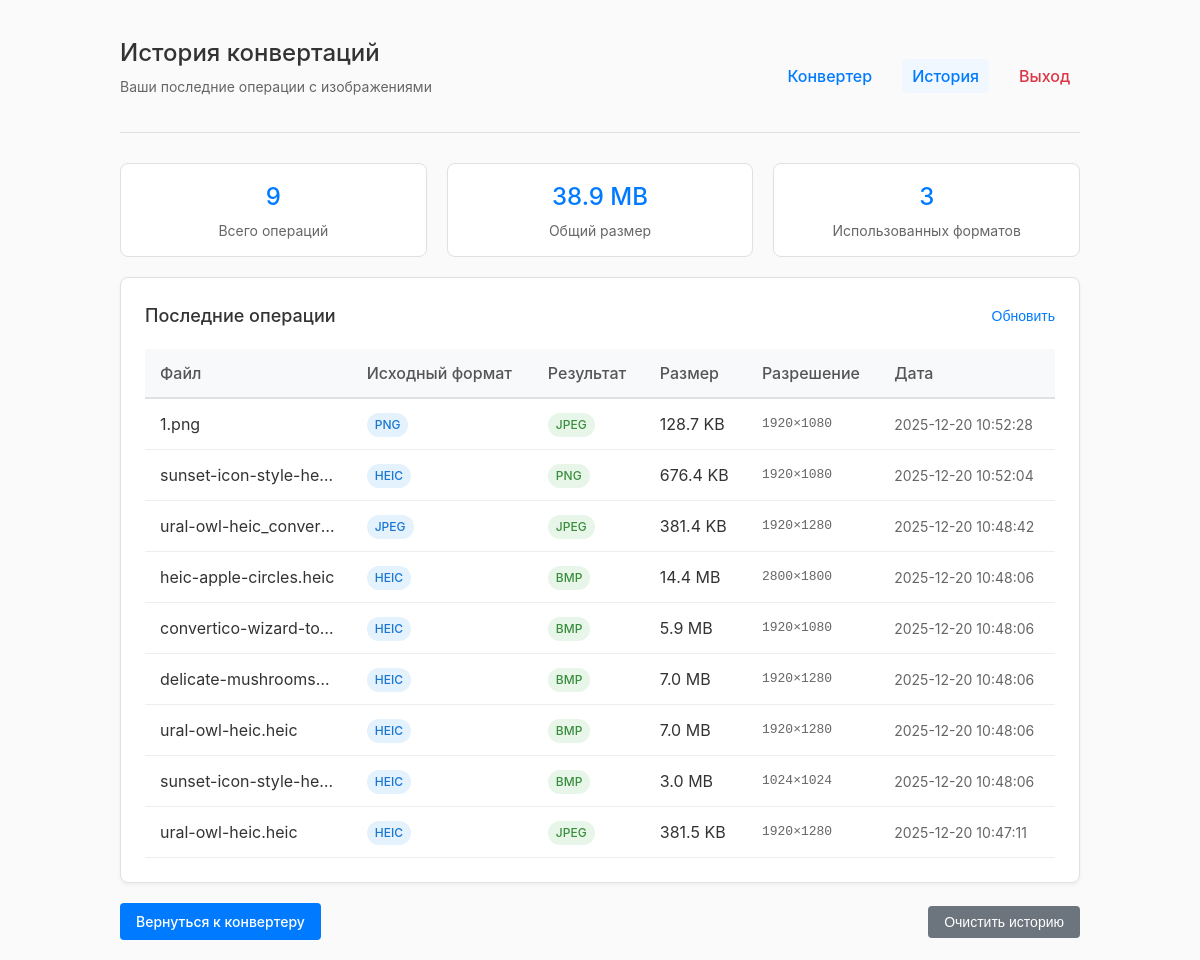
The app's page /history (signed in), older data.
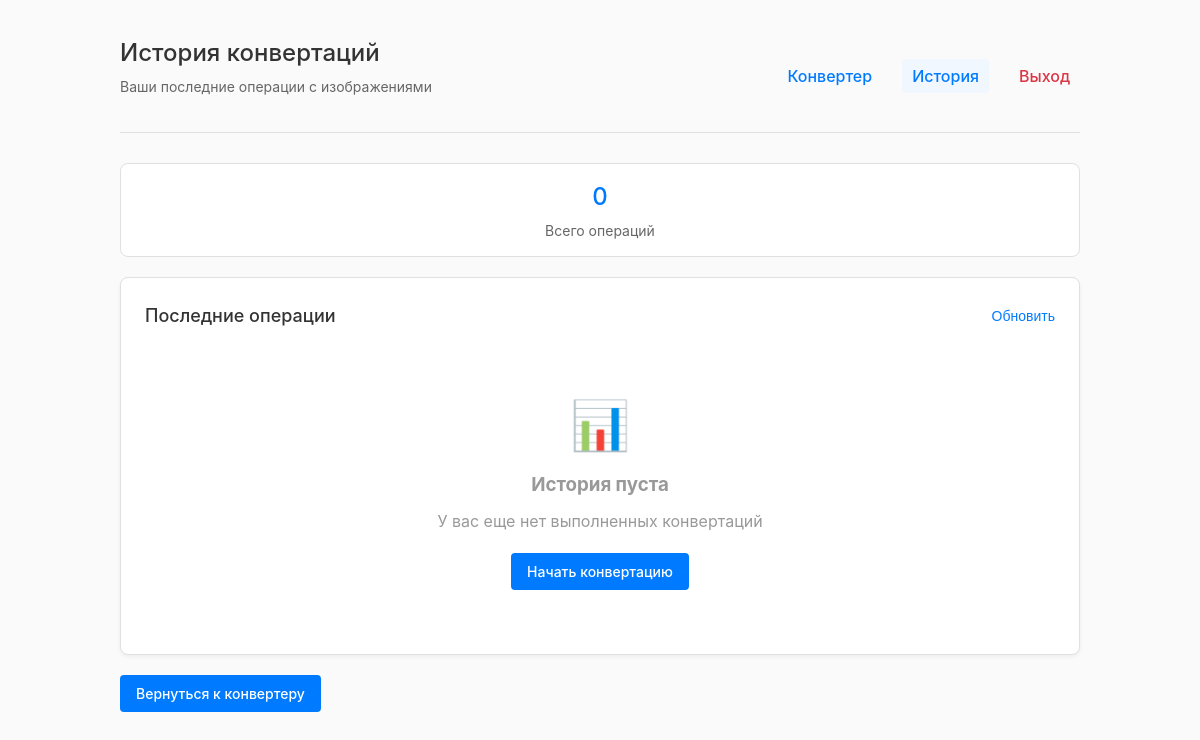
The same page, newer data.
### tables this page shows
CREATE TABLE conversion_history (
            id INTEGER PRIMARY KEY,
            user_id INTEGER,
            filename TEXT,
            original_format TEXT,
            converted_format TEXT,
            width INTEGER,
            height INTEGER,
            file_size INTEGER,
            converted_at TIMESTAMP DEFAULT CURRENT_TIMESTAMP,
            FOREIGN KEY (user_id) REFERENCES users (id)
        );

### main.py (the view)
    def decorated_function(*args, **kwargs):
        if 'username' not in session:
            flash('Пожалуйста, войдите в систему', 'error')
            return redirect(url_for('login'))
        return f(*args, **kwargs)

### main.py (called while the page is built)
def get_db_connection():
    connection = sqlite3.connect(DB_FILE)
    connection.row_factory = sqlite3.Row
    return connection

def get_user_id(username):
    connection = get_db_connection()
    user = connection.execute('SELECT id FROM users WHERE username = ?', (username,)).fetchone()
    connection.close()
    return user['id'] if user else None

def get_conversion_history(user_id, limit=50):
    connection = get_db_connection()
    history = connection.execute('''
        SELECT * FROM conversion_history
        WHERE user_id = ?
        ORDER BY converted_at DESC
        LIMIT ?
    ''', (user_id, limit)).fetchall()
    connection.close()
    return [dict(row) for row in history]

def login_required(f):
    def decorated_function(*args, **kwargs):
        if 'username' not in session:
            flash('Пожалуйста, войдите в систему', 'error')
            return redirect(url_for('login'))
        return f(*args, **kwargs)
    decorated_function.__name__ = f.__name__
    return decorated_function

### templates/history.html (shortened to what the changed rows need)
<!DOCTYPE html>
<html lang="ru">
<head>
</head>
<body>
    <div class="header">
        <div>
            <h1>История конвертаций</h1>
        </div>
    </div>
    <div class="stats">
        <div class="stat-card">
            <div class="stat-value">{{ history|length }}</div>
            <div class="stat-label">Всего операций</div>
        </div>
        {% if history %}
        {% set total_size = history|sum(attribute='file_size') %}
        <div class="stat-card">
            <div class="stat-value">{{ "%.1f"|format(total_size / 1024 / 1024) }} MB</div>
            <div class="stat-label">Общий размер</div>
        </div>
        <div class="stat-card">
            <div class="stat-value">
                {% set formats = history|map(attribute='converted_format')|unique|list %}
                {{ formats|length }}
            </div>
            <div class="stat-label">Использованных форматов</div>
        </div>
        {% endif %}
    </div>
    <div class="card">
        <div style="display: flex; justify-content: space-between; align-items: center; margin-bottom: 20px;">
            <h2 style="font-size: 18px; font-weight: 500;">Последние операции</h2>
        </div>
        <div class="table-container">
            {% if history %}
            <table>
                <thead>
                    <tr>
                        <th>Файл</th>
                        <th>Исходный формат</th>
                        <th>Результат</th>
                        <th>Размер</th>
                        <th>Разрешение</th>
                        <th>Дата</th>
                    </tr>
                </thead>
                <tbody>
                    {% for item in history %}
                    <tr>
                        <td style="max-width: 200px; overflow: hidden; text-overflow: ellipsis; white-space: nowrap;">
                            {{ item.filename }}
                        </td>
                        <td>
                            <span class="format-badge original-format">{{ item.original_format }}</span>
                        </td>
                        <td>
                            <span class="format-badge converted-format">{{ item.converted_format }}</span>
                        </td>
                        <td>
                            {% if item.file_size < 1024 %}
                                {{ item.file_size }} B
                            {% elif item.file_size < 1024*1024 %}
                                {{ "%.1f"|format(item.file_size/1024) }} KB
                            {% else %}
                                {{ "%.1f"|format(item.file_size/1024/1024) }} MB
                            {% endif %}
                        </td>
                        <td class="dimensions">
                            {% if item.width and item.height %}
                                {{ item.width }}×{{ item.height }}
                            {% else %}
                                —
                            {% endif %}
                        </td>
                        <td style="color: #666; font-size: 14px;">
                            {{ item.converted_at }}
                        </td>
                    </tr>
                    {% endfor %}
                </tbody>
            </table>
            {% else %}
            <div class="no-data">
                <div style="font-size: 48px; margin-bottom: 10px;">📊</div>
                <h3 style="margin-bottom: 10px;">История пуста</h3>
                <p style="color: #999; margin-bottom: 20px;">У вас еще нет выполненных конвертаций</p>
                <a href="{{ url_for('index') }}" class="btn btn-primary">Начать конвертацию</a>
            </div>
            {% endif %}
        </div>
    </div>
    <div class="actions">
        <a href="{{ url_for('index') }}" class="btn btn-primary">Вернуться к конвертеру</a>
        {% if history %}
        <button class="btn btn-secondary" onclick="clearHistory()">Очистить историю</button>
        {% endif %}
    </div>
</body>
</html>

Row changes from the older to the newer data that the page shows:
removed conversion_history: filename "1.png", original_format "PNG", converted_format "JPEG", item.file_size/1024 "128.7", width "1920", height "1080", converted_at "2025-12-20 10:52:28"
removed conversion_history: filename "sunset-icon-style-hei…", original_format "HEIC", converted_format "PNG", item.file_size/1024 "676.4", width "1920", height "1080", converted_at "2025-12-20 10:52:04"
removed conversion_history: filename "ural-owl-heic_conver…", original_format "JPEG", converted_format "JPEG", item.file_size/1024 "381.4", width "1920", height "1280", converted_at "2025-12-20 10:48:42"
removed conversion_history: filename "heic-apple-circles.heic", original_format "HEIC", converted_format "BMP", item.file_size/1024/1024 "14.4", width "2800", height "1800", converted_at "2025-12-20 10:48:06"
removed conversion_history: filename "convertico-wizard-to…", original_format "HEIC", converted_format "BMP", item.file_size/1024/1024 "5.9", width "1920", height "1080", converted_at "2025-12-20 10:48:06"
removed conversion_history: filename "delicate-mushrooms-…", original_format "HEIC", converted_format "BMP", item.file_size/1024/1024 "7.0", width "1920", height "1280", converted_at "2025-12-20 10:48:06"
removed conversion_history: filename "ural-owl-heic.heic", original_format "HEIC", converted_format "BMP", item.file_size/1024/1024 "7.0", width "1920", height "1280", converted_at "2025-12-20 10:48:06"
removed conversion_history: filename "sunset-icon-style-hei…", original_format "HEIC", converted_format "BMP", item.file_size/1024/1024 "3.0", width "1024", height "1024", converted_at "2025-12-20 10:48:06"
removed conversion_history: filename "ural-owl-heic.heic", original_format "HEIC", converted_format "JPEG", item.file_size/1024 "381.5", width "1920", height "1280", converted_at "2025-12-20 10:47:11"
Text that changed along with them:
{{ history|length }}: "9" → "0"
{{ "%.1f"|format(total_size / 1024 / 1024) }}: "38.9" → (not shown)
text no longer shown: "MB Общий размер 3 Использованных форматов Файл Исходный формат Результат Размер Разрешение Дата Очистить историю"
text now shown: "📊 История пуста У вас еще нет выполненных конвертаций Начать конвертацию"
